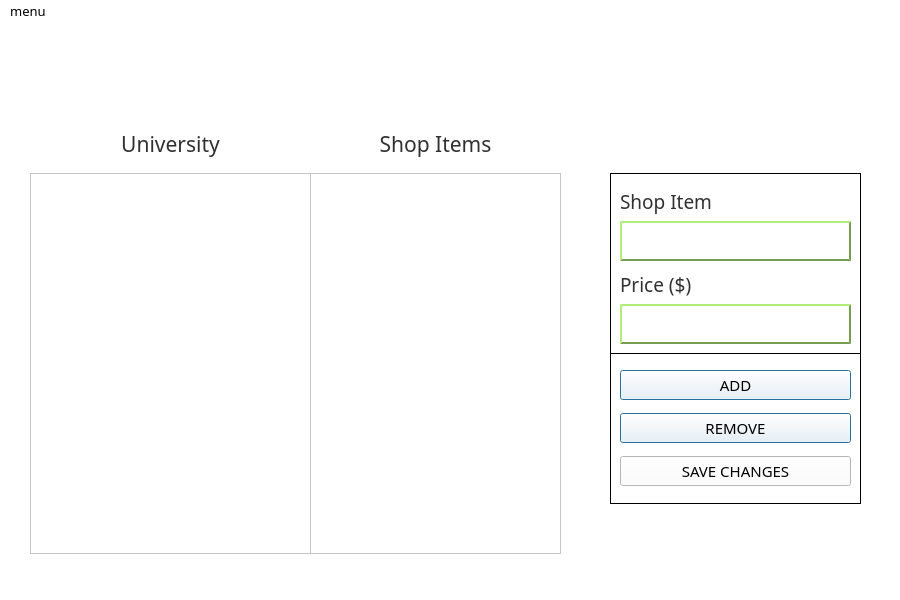
<?xml version="1.0" encoding="UTF-8"?>
<ui version="4.0">
 <class>AdminMenu</class>
 <widget class="QMainWindow" name="AdminMenu">
  <property name="geometry">
   <rect>
    <x>0</x>
    <y>0</y>
    <width>900</width>
    <height>600</height>
   </rect>
  </property>
  <property name="windowTitle">
   <string>Admin</string>
  </property>
  <property name="windowIcon">
   <iconset resource="resources/resources.qrc">
    <normaloff>:/CC_logo_mini-removebg.png</normaloff>:/CC_logo_mini-removebg.png</iconset>
  </property>
  <property name="styleSheet">
   <string notr="true">background-color: rgb(255, 255, 255);</string>
  </property>
  <widget class="QWidget" name="centralwidget">
   <widget class="QFrame" name="title_frame">
    <property name="geometry">
     <rect>
      <x>30</x>
      <y>100</y>
      <width>531</width>
      <height>41</height>
     </rect>
    </property>
    <property name="frameShape">
     <enum>QFrame::NoFrame</enum>
    </property>
    <property name="frameShadow">
     <enum>QFrame::Raised</enum>
    </property>
    <widget class="QLabel" name="university_label">
     <property name="geometry">
      <rect>
       <x>0</x>
       <y>5</y>
       <width>281</width>
       <height>31</height>
      </rect>
     </property>
     <property name="font">
      <font>
       <family>Mongolian Baiti</family>
       <pointsize>16</pointsize>
      </font>
     </property>
     <property name="styleSheet">
      <string notr="true">color: rgb(49, 49, 49);</string>
     </property>
     <property name="text">
      <string>University</string>
     </property>
     <property name="alignment">
      <set>Qt::AlignCenter</set>
     </property>
    </widget>
    <widget class="QLabel" name="items_label">
     <property name="geometry">
      <rect>
       <x>280</x>
       <y>5</y>
       <width>251</width>
       <height>31</height>
      </rect>
     </property>
     <property name="font">
      <font>
       <family>Mongolian Baiti</family>
       <pointsize>16</pointsize>
      </font>
     </property>
     <property name="styleSheet">
      <string notr="true">color: rgb(49, 49, 49);</string>
     </property>
     <property name="text">
      <string>Shop Items</string>
     </property>
     <property name="alignment">
      <set>Qt::AlignCenter</set>
     </property>
    </widget>
   </widget>
   <widget class="QFrame" name="utility_frame">
    <property name="geometry">
     <rect>
      <x>610</x>
      <y>150</y>
      <width>251</width>
      <height>331</height>
     </rect>
    </property>
    <property name="styleSheet">
     <string notr="true">background-color: rgb(255, 255, 255);
color: rgb(0, 0, 0);</string>
    </property>
    <property name="frameShape">
     <enum>QFrame::Panel</enum>
    </property>
    <property name="frameShadow">
     <enum>QFrame::Plain</enum>
    </property>
    <widget class="QWidget" name="verticalLayoutWidget">
     <property name="geometry">
      <rect>
       <x>10</x>
       <y>10</y>
       <width>231</width>
       <height>161</height>
      </rect>
     </property>
     <layout class="QVBoxLayout" name="verticalLayout">
      <item>
       <widget class="QLabel" name="shop_item_label">
        <property name="maximumSize">
         <size>
          <width>16777215</width>
          <height>35</height>
         </size>
        </property>
        <property name="font">
         <font>
          <family>Mongolian Baiti</family>
          <pointsize>14</pointsize>
         </font>
        </property>
        <property name="styleSheet">
         <string notr="true">color: rgb(49, 49, 49);</string>
        </property>
        <property name="text">
         <string>Shop Item</string>
        </property>
        <property name="alignment">
         <set>Qt::AlignBottom|Qt::AlignLeading|Qt::AlignLeft</set>
        </property>
       </widget>
      </item>
      <item>
       <widget class="QLineEdit" name="shop_item_lineEdit">
        <property name="maximumSize">
         <size>
          <width>16777215</width>
          <height>40</height>
         </size>
        </property>
        <property name="font">
         <font>
          <family>Mongolian Baiti</family>
          <pointsize>11</pointsize>
         </font>
        </property>
        <property name="focusPolicy">
         <enum>Qt::StrongFocus</enum>
        </property>
        <property name="styleSheet">
         <string notr="true">background-color:  rgb(255, 255, 255);
border-style: outset;
border-width: 2px;
border-color:rgb(118, 158, 81);
min-width: 10em;
padding: 6px;
</string>
        </property>
       </widget>
      </item>
      <item>
       <widget class="QLabel" name="price_label">
        <property name="maximumSize">
         <size>
          <width>16777215</width>
          <height>35</height>
         </size>
        </property>
        <property name="font">
         <font>
          <family>Mongolian Baiti</family>
          <pointsize>14</pointsize>
         </font>
        </property>
        <property name="styleSheet">
         <string notr="true">color: rgb(49, 49, 49);</string>
        </property>
        <property name="text">
         <string>Price ($)</string>
        </property>
        <property name="alignment">
         <set>Qt::AlignBottom|Qt::AlignLeading|Qt::AlignLeft</set>
        </property>
       </widget>
      </item>
      <item>
       <widget class="QLineEdit" name="price_lineEdit">
        <property name="maximumSize">
         <size>
          <width>16777215</width>
          <height>40</height>
         </size>
        </property>
        <property name="font">
         <font>
          <family>Mongolian Baiti</family>
          <pointsize>11</pointsize>
         </font>
        </property>
        <property name="styleSheet">
         <string notr="true">background-color:  rgb(255, 255, 255);
border-style: outset;
border-width: 2px;
border-color:rgb(118, 158, 81);
min-width: 10em;
padding: 6px;
</string>
        </property>
        <property name="inputMethodHints">
         <set>Qt::ImhDigitsOnly</set>
        </property>
       </widget>
      </item>
     </layout>
    </widget>
    <widget class="QFrame" name="utility_buttons_frame">
     <property name="geometry">
      <rect>
       <x>0</x>
       <y>180</y>
       <width>251</width>
       <height>151</height>
      </rect>
     </property>
     <property name="frameShape">
      <enum>QFrame::Box</enum>
     </property>
     <property name="frameShadow">
      <enum>QFrame::Plain</enum>
     </property>
     <layout class="QVBoxLayout" name="verticalLayout_2">
      <item>
       <widget class="QPushButton" name="add_button">
        <property name="maximumSize">
         <size>
          <width>16777215</width>
          <height>30</height>
         </size>
        </property>
        <property name="font">
         <font>
          <family>Mongolian Baiti</family>
          <pointsize>11</pointsize>
          <bold>false</bold>
         </font>
        </property>
        <property name="styleSheet">
         <string notr="true">background-color:  rgb(255, 255, 255);
border-style: outset;
border-width: 2px;
border-radius: 10px;
border-color:rgb(118, 158, 81);
min-width: 10em;
padding: 6px;

QPushButton#plan_route_button: pressed {
	background-color: rgb(118, 158, 81);
    border-style: inset;
}</string>
        </property>
        <property name="text">
         <string>ADD</string>
        </property>
        <property name="iconSize">
         <size>
          <width>30</width>
          <height>30</height>
         </size>
        </property>
        <property name="autoDefault">
         <bool>true</bool>
        </property>
        <property name="default">
         <bool>true</bool>
        </property>
       </widget>
      </item>
      <item>
       <widget class="QPushButton" name="remove_button">
        <property name="maximumSize">
         <size>
          <width>16777215</width>
          <height>30</height>
         </size>
        </property>
        <property name="font">
         <font>
          <family>Mongolian Baiti</family>
          <pointsize>11</pointsize>
          <bold>false</bold>
         </font>
        </property>
        <property name="styleSheet">
         <string notr="true">background-color:  rgb(255, 255, 255);
border-style: outset;
border-width: 2px;
border-radius: 10px;
border-color:rgb(118, 158, 81);
min-width: 10em;
padding: 6px;

QPushButton#plan_route_button: pressed {
	background-color: rgb(118, 158, 81);
    border-style: inset;
}</string>
        </property>
        <property name="text">
         <string>REMOVE</string>
        </property>
        <property name="autoDefault">
         <bool>true</bool>
        </property>
        <property name="default">
         <bool>true</bool>
        </property>
       </widget>
      </item>
      <item>
       <widget class="QPushButton" name="save_changes_button">
        <property name="maximumSize">
         <size>
          <width>16777215</width>
          <height>30</height>
         </size>
        </property>
        <property name="font">
         <font>
          <family>Mongolian Baiti</family>
          <pointsize>11</pointsize>
          <bold>false</bold>
         </font>
        </property>
        <property name="styleSheet">
         <string notr="true">background-color:  rgb(255, 255, 255);
border-style: outset;
border-width: 2px;
border-radius: 10px;
border-color:rgb(118, 158, 81);
min-width: 10em;
padding: 6px;

QPushButton#plan_route_button: pressed {
	background-color: rgb(118, 158, 81);
    border-style: inset;
}</string>
        </property>
        <property name="text">
         <string>SAVE CHANGES</string>
        </property>
       </widget>
      </item>
     </layout>
    </widget>
   </widget>
   <widget class="QFrame" name="shop_frame">
    <property name="geometry">
     <rect>
      <x>30</x>
      <y>150</y>
      <width>531</width>
      <height>381</height>
     </rect>
    </property>
    <property name="frameShape">
     <enum>QFrame::StyledPanel</enum>
    </property>
    <property name="frameShadow">
     <enum>QFrame::Raised</enum>
    </property>
    <widget class="QTableView" name="university_tableView">
     <property name="geometry">
      <rect>
       <x>0</x>
       <y>0</y>
       <width>281</width>
       <height>381</height>
      </rect>
     </property>
     <property name="sizePolicy">
      <sizepolicy hsizetype="Preferred" vsizetype="Preferred">
       <horstretch>0</horstretch>
       <verstretch>0</verstretch>
      </sizepolicy>
     </property>
     <property name="font">
      <font>
       <family>Mongolian Baiti</family>
       <pointsize>12</pointsize>
      </font>
     </property>
     <property name="focusPolicy">
      <enum>Qt::NoFocus</enum>
     </property>
     <property name="styleSheet">
      <string notr="true">background-color: rgb(255, 255, 255);
color: rgb(49, 49, 49);
alternate-background-color: rgb(240, 240, 240);
selection-color: rgb(49, 49, 49);
selection-background-color: rgb(118, 158, 81);</string>
     </property>
     <property name="horizontalScrollBarPolicy">
      <enum>Qt::ScrollBarAlwaysOff</enum>
     </property>
     <property name="sizeAdjustPolicy">
      <enum>QAbstractScrollArea::AdjustToContents</enum>
     </property>
     <property name="autoScroll">
      <bool>false</bool>
     </property>
     <property name="autoScrollMargin">
      <number>5</number>
     </property>
     <property name="dragDropOverwriteMode">
      <bool>false</bool>
     </property>
     <property name="alternatingRowColors">
      <bool>true</bool>
     </property>
     <property name="selectionMode">
      <enum>QAbstractItemView::SingleSelection</enum>
     </property>
     <property name="selectionBehavior">
      <enum>QAbstractItemView::SelectRows</enum>
     </property>
     <property name="showGrid">
      <bool>false</bool>
     </property>
     <property name="gridStyle">
      <enum>Qt::SolidLine</enum>
     </property>
     <property name="sortingEnabled">
      <bool>false</bool>
     </property>
     <attribute name="horizontalHeaderVisible">
      <bool>false</bool>
     </attribute>
     <attribute name="horizontalHeaderMinimumSectionSize">
      <number>50</number>
     </attribute>
     <attribute name="horizontalHeaderDefaultSectionSize">
      <number>200</number>
     </attribute>
     <attribute name="horizontalHeaderStretchLastSection">
      <bool>true</bool>
     </attribute>
     <attribute name="verticalHeaderVisible">
      <bool>false</bool>
     </attribute>
     <attribute name="verticalHeaderDefaultSectionSize">
      <number>40</number>
     </attribute>
     <attribute name="verticalHeaderHighlightSections">
      <bool>true</bool>
     </attribute>
    </widget>
    <widget class="QTableView" name="items_tableView">
     <property name="geometry">
      <rect>
       <x>280</x>
       <y>0</y>
       <width>251</width>
       <height>381</height>
      </rect>
     </property>
     <property name="font">
      <font>
       <family>Mongolian Baiti</family>
       <pointsize>12</pointsize>
      </font>
     </property>
     <property name="focusPolicy">
      <enum>Qt::NoFocus</enum>
     </property>
     <property name="styleSheet">
      <string notr="true">background-color: rgb(255, 255, 255);
color: rgb(49, 49, 49);
alternate-background-color: rgb(240, 240, 240);
selection-color: rgb(49, 49, 49);
selection-background-color: rgb(118, 158, 81);</string>
     </property>
     <property name="horizontalScrollBarPolicy">
      <enum>Qt::ScrollBarAlwaysOff</enum>
     </property>
     <property name="sizeAdjustPolicy">
      <enum>QAbstractScrollArea::AdjustToContents</enum>
     </property>
     <property name="autoScroll">
      <bool>false</bool>
     </property>
     <property name="autoScrollMargin">
      <number>5</number>
     </property>
     <property name="dragDropOverwriteMode">
      <bool>false</bool>
     </property>
     <property name="alternatingRowColors">
      <bool>true</bool>
     </property>
     <property name="selectionMode">
      <enum>QAbstractItemView::SingleSelection</enum>
     </property>
     <property name="selectionBehavior">
      <enum>QAbstractItemView::SelectRows</enum>
     </property>
     <property name="showGrid">
      <bool>false</bool>
     </property>
     <attribute name="horizontalHeaderVisible">
      <bool>false</bool>
     </attribute>
     <attribute name="horizontalHeaderMinimumSectionSize">
      <number>50</number>
     </attribute>
     <attribute name="horizontalHeaderDefaultSectionSize">
      <number>200</number>
     </attribute>
     <attribute name="verticalHeaderVisible">
      <bool>false</bool>
     </attribute>
     <attribute name="verticalHeaderDefaultSectionSize">
      <number>40</number>
     </attribute>
    </widget>
   </widget>
   <widget class="QLabel" name="cc_logo_icon">
    <property name="geometry">
     <rect>
      <x>30</x>
      <y>0</y>
      <width>361</width>
      <height>81</height>
     </rect>
    </property>
    <property name="styleSheet">
     <string notr="true">image: url(:/CC_logo.png);</string>
    </property>
    <property name="text">
     <string/>
    </property>
   </widget>
  </widget>
  <widget class="QMenuBar" name="menubar">
   <property name="geometry">
    <rect>
     <x>0</x>
     <y>0</y>
     <width>900</width>
     <height>21</height>
    </rect>
   </property>
   <property name="font">
    <font>
     <family>Mongolian Baiti</family>
     <pointsize>10</pointsize>
    </font>
   </property>
   <widget class="QMenu" name="menumenu">
    <property name="font">
     <font>
      <family>Mongolian Baiti</family>
      <pointsize>10</pointsize>
     </font>
    </property>
    <property name="styleSheet">
     <string notr="true">background-color: rgb(255, 255, 255);
color: rgb(49, 49, 49);
alternate-background-color: rgb(240, 240, 240);
selection-color: rgb(49, 49, 49);
selection-background-color: rgb(118, 158, 81);</string>
    </property>
    <property name="title">
     <string>menu</string>
    </property>
    <property name="icon">
     <iconset resource="resources/resources.qrc">
      <normaloff>:/menu-removebg.png</normaloff>:/menu-removebg.png</iconset>
    </property>
    <addaction name="actionImport_University"/>
    <addaction name="actionImport_Souveners"/>
    <addaction name="separator"/>
    <addaction name="actionLogout"/>
   </widget>
   <addaction name="menumenu"/>
  </widget>
  <widget class="QStatusBar" name="statusbar"/>
  <action name="actionLogout">
   <property name="text">
    <string>Logout</string>
   </property>
   <property name="font">
    <font>
     <family>Mongolian Baiti</family>
     <pointsize>10</pointsize>
    </font>
   </property>
  </action>
  <action name="actionImport_University">
   <property name="text">
    <string>Import University</string>
   </property>
  </action>
  <action name="actionImport_Souveners">
   <property name="text">
    <string>Import Souvenirs</string>
   </property>
  </action>
 </widget>
 <resources>
  <include location="resources/resources.qrc"/>
 </resources>
 <connections/>
</ui>
